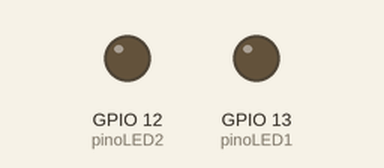
This sketch was run on a simulated ESP32. Parts: output pins drawn as LEDs (lit = HIGH). What the sketch prints to the serial monitor is not drawn.

Above: at 0.05 s.
Timing chart, 0 to 4.6 s (numbered marks = the images above):
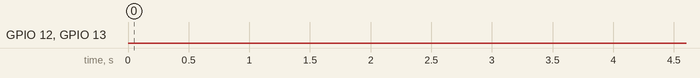

Measured:
- by itself, GPIO 12 (pinoLED2), GPIO 13 (pinoLED1): LOW → HIGH at 15.0 s, → LOW 1.0 s later, → HIGH 1.0 s later, → LOW 1.0 s later, … (115 changes in this stretch)

The sketch:

Mosfet.ino
```cpp
// Definir o pino que será controlado
#define pinoLED1 13
#define pinoLED2 12

void setup() {
  Serial.begin(115200);

  // Configurar o pino como saída
  pinMode(pinoLED1, OUTPUT);
  pinMode(pinoLED2, OUTPUT);
}

void loop() {
  Serial.print("Millis: ");
  Serial.println(millis());

  if(millis() > 15000) {
    // Ativar o LED (pino 4)
    digitalWrite(pinoLED1, HIGH);
    digitalWrite(pinoLED2, HIGH);

    // Aguardar 1 segundo (1000 milissegundos)
    delay(1000);

    // Desativar o LED (pino 4)
    digitalWrite(pinoLED1, LOW);
    digitalWrite(pinoLED2, LOW);

    // Aguardar 1 segundo (1000 milissegundos)
    delay(1000);
  }
}
```
